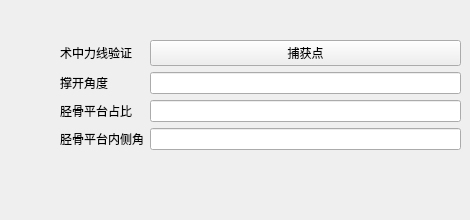
     <widget class="QWidget" name="tab_9">
      <attribute name="title">
       <string>力线验证</string>
      </attribute>
      <widget class="QWidget" name="formLayoutWidget_9">
       <property name="geometry">
        <rect>
         <x>60</x>
         <y>40</y>
         <width>401</width>
         <height>171</height>
        </rect>
       </property>
       <layout class="QFormLayout" name="formLayout_9">
        <item row="0" column="0">
         <widget class="QLabel" name="Label_28">
          <property name="text">
           <string>术中力线验证</string>
          </property>
         </widget>
        </item>
        <item row="0" column="1">
         <widget class="QPushButton" name="pushButton_captureMalleolusPoint">
          <property name="text">
           <string>捕获点</string>
          </property>
         </widget>
        </item>
        <item row="1" column="0">
         <widget class="QLabel" name="Label_29">
          <property name="text">
           <string>撑开角度</string>
          </property>
         </widget>
        </item>
        <item row="1" column="1">
         <widget class="QLineEdit" name="LineEdit_IntraooperativeAngle"/>
        </item>
        <item row="2" column="0">
         <widget class="QLabel" name="Label_30">
          <property name="text">
           <string>胫骨平台占比</string>
          </property>
         </widget>
        </item>
        <item row="2" column="1">
         <widget class="QLineEdit" name="LineEdit_IntraoperativePropatation"/>
        </item>
        <item row="3" column="0">
         <widget class="QLabel" name="Label_31">
          <property name="text">
           <string>胫骨平台内侧角</string>
          </property>
         </widget>
        </item>
        <item row="3" column="1">
         <widget class="QLineEdit" name="LineEdit_IntraoperativeMPTA"/>
        </item>
       </layout>
      </widget>
     </widget>
